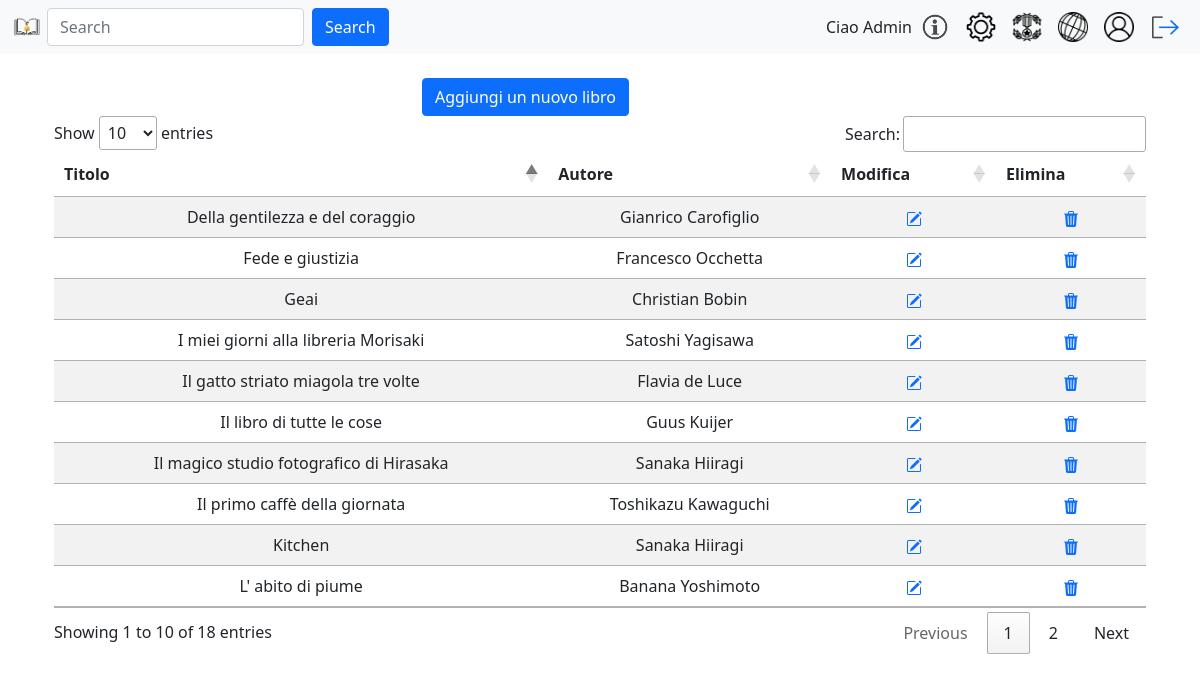
The app's page /gestioneLibri.php (signed in) with its own data.
### tables this page shows
CREATE TABLE `libro` (
  `id` int(8) NOT NULL AUTO_INCREMENT,
  `titolo` varchar(255) NOT NULL,
  PRIMARY KEY (`id`),
  UNIQUE KEY `ID_LIBRO_IND` (`id`)
);

CREATE TABLE `autore` (
  `id` int(8) NOT NULL,
  `nome` varchar(255) NOT NULL,
  PRIMARY KEY (`id`),
  UNIQUE KEY `ID_AUTORE_IND` (`id`)
);

### include/libri.php (called while the page is built, shortened)
<?php
class Libri {
    private $conn;
    public function __construct($conn) {
        $this->conn = $conn;
    }
    public function getLibri() {
    $sql = "SELECT l.id, l.titolo, a.id as autoreId, a.nome FROM libro l, autore a, scrittoda s WHERE l.id = s.libroId AND a.id = s.autoreId ORDER BY a.nome";
    return mysqli_query($this->conn, $sql);
}
}
?>

### gestioneLibri.php (the view, shortened to what this page needs)
<?php
require_once 'include/config.php';
require_once 'include/libri.php';
$libri = new Libri($conn);
$libriResult = $libri->getLibri();
?>
<!DOCTYPE html>
<html lang="it">
<head>
    <link href="https://cdn.jsdelivr.net/npm/bootstrap@5.1.3/dist/css/bootstrap.min.css" rel="stylesheet">
    <link rel="stylesheet" type="text/css" href="https://cdn.datatables.net/1.11.5/css/jquery.dataTables.css">
    <link rel="stylesheet" type="text/css" href="css/landingPage.css">
</head>
<body>
    <main class="container">
        <br />
        <div class="row">
            <div class="col-md-4"></div>
            <div class="col-md-4">
                <button type="button" class="btn btn-primary" data-bs-toggle="modal" data-bs-target="#addbook">
                    Aggiungi un nuovo libro
                </button>
            </div>
            <div class="col-md-4"></div>
        </div>
        <div class="container">
            <div class="row">
                <div class="col-md-12">
                    <table id="libriTable" class="table table-striped text-center">
                        <thead>
                            <tr>
                                <th>Titolo</th>
                                <th>Autore</th>
                                <th>Modifica</th>
                                <th>Elimina</th>
                            </tr>
                        </thead>
                        <tbody>
                            <?php while ($row = mysqli_fetch_assoc($libriResult)) { ?>
                                <tr>
                                    <td><?php echo $row['titolo']; ?></td>
                                    <td><?php echo $row['nome']; ?></td>
                                    <td>
                                        <a href='#' data-bs-toggle="modal" data-bs-target="#modal_modifica_libro_<?php echo $row['id']; ?>" title="Modifica libro">
                                        </a>
                                    </td>
                                    <td>
                                        <a href='#' data-bs-toggle="modal" data-bs-target="#modal_elimina_libro_<?php echo $row['id']; ?>" title="Elimina Libro">
                                        </a>
                                    </td>
                                </tr>
                            <?php } ?>
                        </tbody>
                    </table>
                </div>
            </div>
        </div>
    </main>
</body>
</html>

### records on screen
libro: titolo "L' abito di piume", autore.nome "Banana Yoshimoto"
libro: titolo "Geai", autore.nome "Christian Bobin"
libro: titolo "Il gatto striato miagola tre volte", autore.nome "Flavia de Luce"
libro: titolo "Fede e giustizia", autore.nome "Francesco Occhetta"
libro: titolo "Della gentilezza e del coraggio", autore.nome "Gianrico Carofiglio"
libro: titolo "Il libro di tutte le cose", autore.nome "Guus Kuijer"
libro: titolo "Kitchen", autore.nome "Sanaka Hiiragi"
libro: titolo "Il magico studio fotografico di Hirasaka", autore.nome "Sanaka Hiiragi"
libro: titolo "I miei giorni alla libreria Morisaki", autore.nome "Satoshi Yagisawa"
libro: titolo "Il primo caffè della giornata", autore.nome "Toshikazu Kawaguchi"

### other values on screen
$_SESSION["username"] "Admin"
